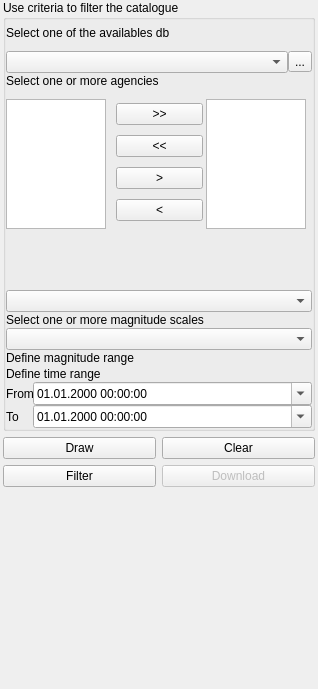
<?xml version="1.0" encoding="UTF-8"?>
<ui version="4.0">
 <class>Dock</class>
 <widget class="QDockWidget" name="Dock">
  <property name="geometry">
   <rect>
    <x>0</x>
    <y>0</y>
    <width>318</width>
    <height>689</height>
   </rect>
  </property>
  <property name="windowIcon">
   <iconset>
    <normaloff>:/plugins/inasafe/icon.png</normaloff>:/plugins/inasafe/icon.png</iconset>
  </property>
  <property name="windowTitle">
   <string>Events Catalogue</string>
  </property>
  <widget class="QWidget" name="dockWidgetContents">
   <layout class="QGridLayout" name="gridLayout">
    <property name="leftMargin">
     <number>3</number>
    </property>
    <property name="topMargin">
     <number>0</number>
    </property>
    <property name="rightMargin">
     <number>3</number>
    </property>
    <property name="bottomMargin">
     <number>3</number>
    </property>
    <item row="0" column="0">
     <widget class="QGroupBox" name="grpQuestion">
      <property name="title">
       <string>Use criteria to filter the catalogue</string>
      </property>
      <layout class="QGridLayout" name="gridLayout_3">
       <property name="leftMargin">
        <number>0</number>
       </property>
       <property name="topMargin">
        <number>6</number>
       </property>
       <property name="rightMargin">
        <number>0</number>
       </property>
       <property name="bottomMargin">
        <number>0</number>
       </property>
       <property name="verticalSpacing">
        <number>1</number>
       </property>
       <item row="15" column="0">
        <widget class="QLabel" name="mrangeLabel">
         <property name="text">
          <string>Define magnitude range</string>
         </property>
         <property name="margin">
          <number>10</number>
         </property>
        </widget>
       </item>
       <item row="14" column="0" colspan="2">
        <widget class="MultiCheckComboBox" name="mscalesComboBox">
         <property name="insertPolicy">
          <enum>QComboBox::InsertAlphabetically</enum>
         </property>
        </widget>
       </item>
       <item row="7" column="0">
        <widget class="QLabel" name="agencyLabel">
         <property name="sizePolicy">
          <sizepolicy hsizetype="Maximum" vsizetype="Preferred">
           <horstretch>0</horstretch>
           <verstretch>0</verstretch>
          </sizepolicy>
         </property>
         <property name="text">
          <string>Select one or more agencies</string>
         </property>
         <property name="margin">
          <number>10</number>
         </property>
        </widget>
       </item>
       <item row="12" column="0">
        <widget class="QLabel" name="mscalesLabel">
         <property name="text">
          <string>Select one or more magnitude scales</string>
         </property>
         <property name="margin">
          <number>10</number>
         </property>
         <property name="buddy">
          <cstring>mscalesComboBox</cstring>
         </property>
        </widget>
       </item>
       <item row="16" column="0">
        <widget class="DoubleRangeFilter" name="mag_range" native="true"/>
       </item>
       <item row="4" column="0">
        <widget class="QLabel" name="label">
         <property name="text">
          <string>Select one of the availables db</string>
         </property>
         <property name="margin">
          <number>10</number>
         </property>
        </widget>
       </item>
       <item row="5" column="0" colspan="2">
        <layout class="QHBoxLayout" name="horizontalLayout_3">
         <property name="topMargin">
          <number>10</number>
         </property>
         <item>
          <widget class="QComboBox" name="selectDbComboBox">
           <property name="sizePolicy">
            <sizepolicy hsizetype="Preferred" vsizetype="Fixed">
             <horstretch>0</horstretch>
             <verstretch>0</verstretch>
            </sizepolicy>
           </property>
          </widget>
         </item>
         <item>
          <widget class="QToolButton" name="addDbBtn">
           <property name="text">
            <string>...</string>
           </property>
          </widget>
         </item>
        </layout>
       </item>
       <item row="18" column="0" colspan="2">
        <layout class="QFormLayout" name="formLayout">
         <property name="fieldGrowthPolicy">
          <enum>QFormLayout::AllNonFixedFieldsGrow</enum>
         </property>
         <item row="0" column="0">
          <widget class="QLabel" name="label_2">
           <property name="text">
            <string>From</string>
           </property>
          </widget>
         </item>
         <item row="1" column="1">
          <widget class="QDateTimeEdit" name="maxDateDe">
           <property name="displayFormat">
            <string>dd.MM.yyyy hh:mm:ss</string>
           </property>
           <property name="calendarPopup">
            <bool>true</bool>
           </property>
          </widget>
         </item>
         <item row="0" column="1">
          <widget class="QDateTimeEdit" name="minDateDe">
           <property name="displayFormat">
            <string>dd.MM.yyyy hh:mm:ss</string>
           </property>
           <property name="calendarPopup">
            <bool>true</bool>
           </property>
          </widget>
         </item>
         <item row="1" column="0">
          <widget class="QLabel" name="label_3">
           <property name="text">
            <string>To</string>
           </property>
          </widget>
         </item>
        </layout>
       </item>
       <item row="17" column="0">
        <widget class="QLabel" name="label_4">
         <property name="text">
          <string>Define time range</string>
         </property>
         <property name="margin">
          <number>10</number>
         </property>
        </widget>
       </item>
       <item row="11" column="0" colspan="2">
        <widget class="MultiCheckComboBox" name="agenciesComboBox">
         <property name="insertPolicy">
          <enum>QComboBox::InsertAlphabetically</enum>
         </property>
        </widget>
       </item>
       <item row="8" column="0" colspan="2">
        <widget class="QWidget" name="agenciesListSelector" native="true">
         <property name="minimumSize">
          <size>
           <width>0</width>
           <height>200</height>
          </size>
         </property>
         <widget class="QListWidget" name="selectedAgenciesList">
          <property name="geometry">
           <rect>
            <x>200</x>
            <y>10</y>
            <width>100</width>
            <height>130</height>
           </rect>
          </property>
          <property name="alternatingRowColors">
           <bool>true</bool>
          </property>
          <property name="selectionMode">
           <enum>QAbstractItemView::MultiSelection</enum>
          </property>
         </widget>
         <widget class="QWidget" name="verticalLayoutWidget">
          <property name="geometry">
           <rect>
            <x>110</x>
            <y>10</y>
            <width>87</width>
            <height>128</height>
           </rect>
          </property>
          <layout class="QVBoxLayout" name="verticalLayout">
           <item>
            <widget class="QPushButton" name="selectAllAgencies">
             <property name="text">
              <string>&gt;&gt;</string>
             </property>
            </widget>
           </item>
           <item>
            <widget class="QPushButton" name="deselectAllAgencies">
             <property name="text">
              <string>&lt;&lt;</string>
             </property>
            </widget>
           </item>
           <item>
            <widget class="QPushButton" name="selectAgencies">
             <property name="text">
              <string>&gt;</string>
             </property>
            </widget>
           </item>
           <item>
            <widget class="QPushButton" name="deselectAgencies">
             <property name="text">
              <string>&lt;</string>
             </property>
            </widget>
           </item>
          </layout>
         </widget>
         <widget class="QListWidget" name="unselectedAgenciesList">
          <property name="geometry">
           <rect>
            <x>0</x>
            <y>10</y>
            <width>100</width>
            <height>130</height>
           </rect>
          </property>
          <property name="alternatingRowColors">
           <bool>true</bool>
          </property>
          <property name="selectionMode">
           <enum>QAbstractItemView::MultiSelection</enum>
          </property>
          <property name="sortingEnabled">
           <bool>true</bool>
          </property>
         </widget>
        </widget>
       </item>
      </layout>
     </widget>
    </item>
    <item row="13" column="0">
     <spacer name="verticalSpacer">
      <property name="orientation">
       <enum>Qt::Vertical</enum>
      </property>
      <property name="sizeHint" stdset="0">
       <size>
        <width>20</width>
        <height>40</height>
       </size>
      </property>
     </spacer>
    </item>
    <item row="2" column="0">
     <layout class="QVBoxLayout" name="buttons">
      <property name="topMargin">
       <number>0</number>
      </property>
      <item>
       <layout class="QHBoxLayout" name="horizontalLayout">
        <property name="topMargin">
         <number>0</number>
        </property>
        <item>
         <widget class="QPushButton" name="drawBtn">
          <property name="text">
           <string>Draw</string>
          </property>
         </widget>
        </item>
        <item>
         <widget class="QPushButton" name="clearBtn">
          <property name="text">
           <string>Clear</string>
          </property>
         </widget>
        </item>
       </layout>
      </item>
      <item>
       <layout class="QHBoxLayout" name="horizontalLayout_4">
        <property name="topMargin">
         <number>0</number>
        </property>
        <item>
         <widget class="QPushButton" name="filterBtn">
          <property name="enabled">
           <bool>true</bool>
          </property>
          <property name="text">
           <string>Filter</string>
          </property>
         </widget>
        </item>
        <item>
         <widget class="QPushButton" name="downloadBtn">
          <property name="enabled">
           <bool>false</bool>
          </property>
          <property name="text">
           <string>Download</string>
          </property>
         </widget>
        </item>
       </layout>
      </item>
     </layout>
    </item>
   </layout>
  </widget>
 </widget>
 <customwidgets>
  <customwidget>
   <class>MultiCheckComboBox</class>
   <extends>QComboBox</extends>
   <header>MultiCheckComboBox</header>
  </customwidget>
  <customwidget>
   <class>DoubleRangeFilter</class>
   <extends>QWidget</extends>
   <header>rangeFilter</header>
   <container>1</container>
  </customwidget>
 </customwidgets>
 <tabstops>
  <tabstop>mscalesComboBox</tabstop>
 </tabstops>
 <resources>
  <include location="resources.qrc"/>
  <include location="../../../../.qgis/python/plugins/inasafe/safe_qgis/resources.qrc"/>
 </resources>
 <connections/>
</ui>
